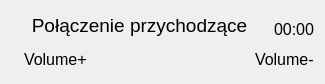
<?xml version="1.0" encoding="UTF-8"?>
<ui version="4.0">
 <class>WndCall</class>
 <widget class="QDialog" name="WndCall">
  <property name="geometry">
   <rect>
    <x>0</x>
    <y>0</y>
    <width>325</width>
    <height>84</height>
   </rect>
  </property>
  <property name="windowTitle">
   <string>Dialog</string>
  </property>
  <layout class="QVBoxLayout" name="verticalLayout">
   <item>
    <layout class="QHBoxLayout" name="horizontalLayout">
     <item>
      <widget class="QLabel" name="lModeText">
       <property name="sizePolicy">
        <sizepolicy hsizetype="MinimumExpanding" vsizetype="Preferred">
         <horstretch>0</horstretch>
         <verstretch>0</verstretch>
        </sizepolicy>
       </property>
       <property name="font">
        <font>
         <pointsize>14</pointsize>
        </font>
       </property>
       <property name="text">
        <string>Połączenie przychodzące</string>
       </property>
       <property name="alignment">
        <set>Qt::AlignCenter</set>
       </property>
      </widget>
     </item>
     <item>
      <widget class="QLabel" name="lCallDuration">
       <property name="sizePolicy">
        <sizepolicy hsizetype="Minimum" vsizetype="Minimum">
         <horstretch>0</horstretch>
         <verstretch>0</verstretch>
        </sizepolicy>
       </property>
       <property name="font">
        <font>
         <pointsize>12</pointsize>
        </font>
       </property>
       <property name="text">
        <string>00:00</string>
       </property>
       <property name="alignment">
        <set>Qt::AlignBottom|Qt::AlignRight|Qt::AlignTrailing</set>
       </property>
      </widget>
     </item>
    </layout>
   </item>
   <item>
    <layout class="QHBoxLayout" name="horizontalLayout_2">
     <item>
      <widget class="QLabel" name="lStartIcon">
       <property name="text">
        <string/>
       </property>
       <property name="pixmap">
        <pixmap resource="resources.qrc">:/icons/call-start.png</pixmap>
       </property>
      </widget>
     </item>
     <item>
      <widget class="QLabel" name="lStartText">
       <property name="font">
        <font>
         <pointsize>12</pointsize>
        </font>
       </property>
       <property name="text">
        <string>Volume+</string>
       </property>
      </widget>
     </item>
     <item>
      <spacer name="horizontalSpacer">
       <property name="orientation">
        <enum>Qt::Horizontal</enum>
       </property>
       <property name="sizeHint" stdset="0">
        <size>
         <width>40</width>
         <height>20</height>
        </size>
       </property>
      </spacer>
     </item>
     <item>
      <widget class="QLabel" name="lStopIcon">
       <property name="text">
        <string/>
       </property>
       <property name="pixmap">
        <pixmap resource="resources.qrc">:/icons/call-stop.png</pixmap>
       </property>
      </widget>
     </item>
     <item>
      <widget class="QLabel" name="lStopText">
       <property name="font">
        <font>
         <pointsize>12</pointsize>
        </font>
       </property>
       <property name="text">
        <string>Volume-</string>
       </property>
      </widget>
     </item>
    </layout>
   </item>
  </layout>
 </widget>
 <resources>
  <include location="resources.qrc"/>
 </resources>
 <connections/>
</ui>
